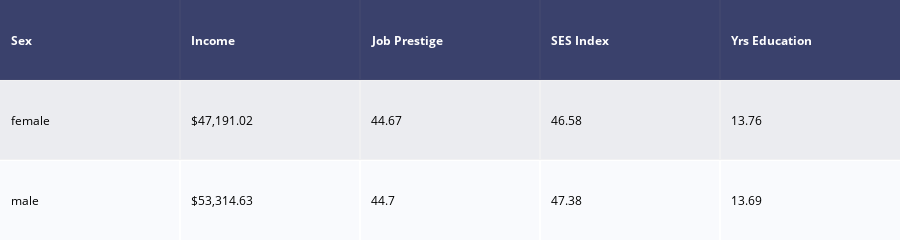

This figure's notebook cell:
### Code cell
table_p2 = ff.create_table(gss_display, height_constant=15)
table_p2.show()

### Figure 1 — Plotly figure (JSON) as saved in the notebook; plotly's stock layout.template omitted (floating-point values rounded to 4 significant figures)
{"data": [{"colorscale": [[0, "#00083e"], [0.5, "#ededee"], [1, "#ffffff"]], "hoverinfo": "none", "opacity": 0.75, "showscale": false, "type": "heatmap", "z": [[0, 0, 0, 0, 0], [0.5, 0.5, 0.5, 0.5, 0.5], [1, 1, 1, 1, 1]]}], "layout": {"annotations": [{"align": "left", "font": {"color": "#ffffff"}, "showarrow": false, "text": "<b>Sex</b>", "x": -0.45, "xanchor": "left", "xref": "x", "y": 0, "yref": "y"}, {"align": "left", "font": {"color": "#ffffff"}, "showarrow": false, "text": "<b>Income</b>", "x": 0.55, "xanchor": "left", "xref": "x", "y": 0, "yref": "y"}, {"align": "left", "font": {"color": "#ffffff"}, "showarrow": false, "text": "<b>Job Prestige</b>", "x": 1.55, "xanchor": "left", "xref": "x", "y": 0, "yref": "y"}, {"align": "left", "font": {"color": "#ffffff"}, "showarrow": false, "text": "<b>SES Index</b>", "x": 2.55, "xanchor": "left", "xref": "x", "y": 0, "yref": "y"}, {"align": "left", "font": {"color": "#ffffff"}, "showarrow": false, "text": "<b>Yrs Education</b>", "x": 3.55, "xanchor": "left", "xref": "x", "y": 0, "yref": "y"}, {"align": "left", "font": {"color": "#000000"}, "showarrow": false, "text": "female", "x": -0.45, "xanchor": "left", "xref": "x", "y": 1, "yref": "y"}, {"align": "left", "font": {"color": "#000000"}, "showarrow": false, "text": "$47,191.02", "x": 0.55, "xanchor": "left", "xref": "x", "y": 1, "yref": "y"}, {"align": "left", "font": {"color": "#000000"}, "showarrow": false, "text": "44.67", "x": 1.55, "xanchor": "left", "xref": "x", "y": 1, "yref": "y"}, {"align": "left", "font": {"color": "#000000"}, "showarrow": false, "text": "46.58", "x": 2.55, "xanchor": "left", "xref": "x", "y": 1, "yref": "y"}, {"align": "left", "font": {"color": "#000000"}, "showarrow": false, "text": "13.76", "x": 3.55, "xanchor": "left", "xref": "x", "y": 1, "yref": "y"}, {"align": "left", "font": {"color": "#000000"}, "showarrow": false, "text": "male", "x": -0.45, "xanchor": "left", "xref": "x", "y": 2, "yref": "y"}, {"align": "left", "font": {"color": "#000000"}, "showarrow": false, "text": "$53,314.63", "x": 0.55, "xanchor": "left", "xref": "x", "y": 2, "yref": "y"}, {"align": "left", "font": {"color": "#000000"}, "showarrow": false, "text": "44.7", "x": 1.55, "xanchor": "left", "xref": "x", "y": 2, "yref": "y"}, {"align": "left", "font": {"color": "#000000"}, "showarrow": false, "text": "47.38", "x": 2.55, "xanchor": "left", "xref": "x", "y": 2, "yref": "y"}, {"align": "left", "font": {"color": "#000000"}, "showarrow": false, "text": "13.69", "x": 3.55, "xanchor": "left", "xref": "x", "y": 2, "yref": "y"}], "height": 95, "margin": {"b": 0, "l": 0, "r": 0, "t": 0}, "xaxis": {"dtick": 1, "gridwidth": 2, "showticklabels": false, "tick0": -0.5, "ticks": "", "zeroline": false}, "yaxis": {"autorange": "reversed", "dtick": 1, "gridwidth": 2, "showticklabels": false, "tick0": 0.5, "ticks": "", "zeroline": false}}}
